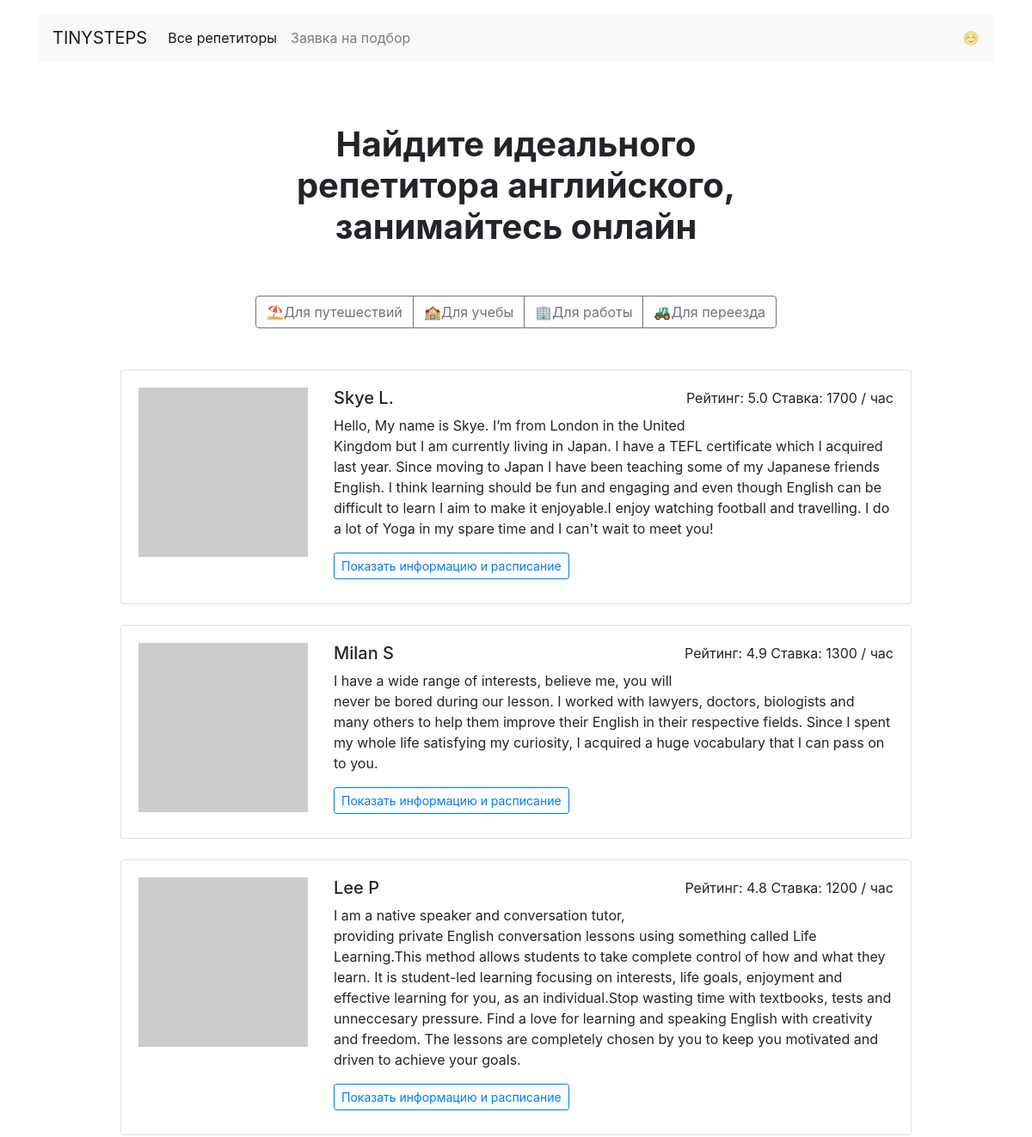
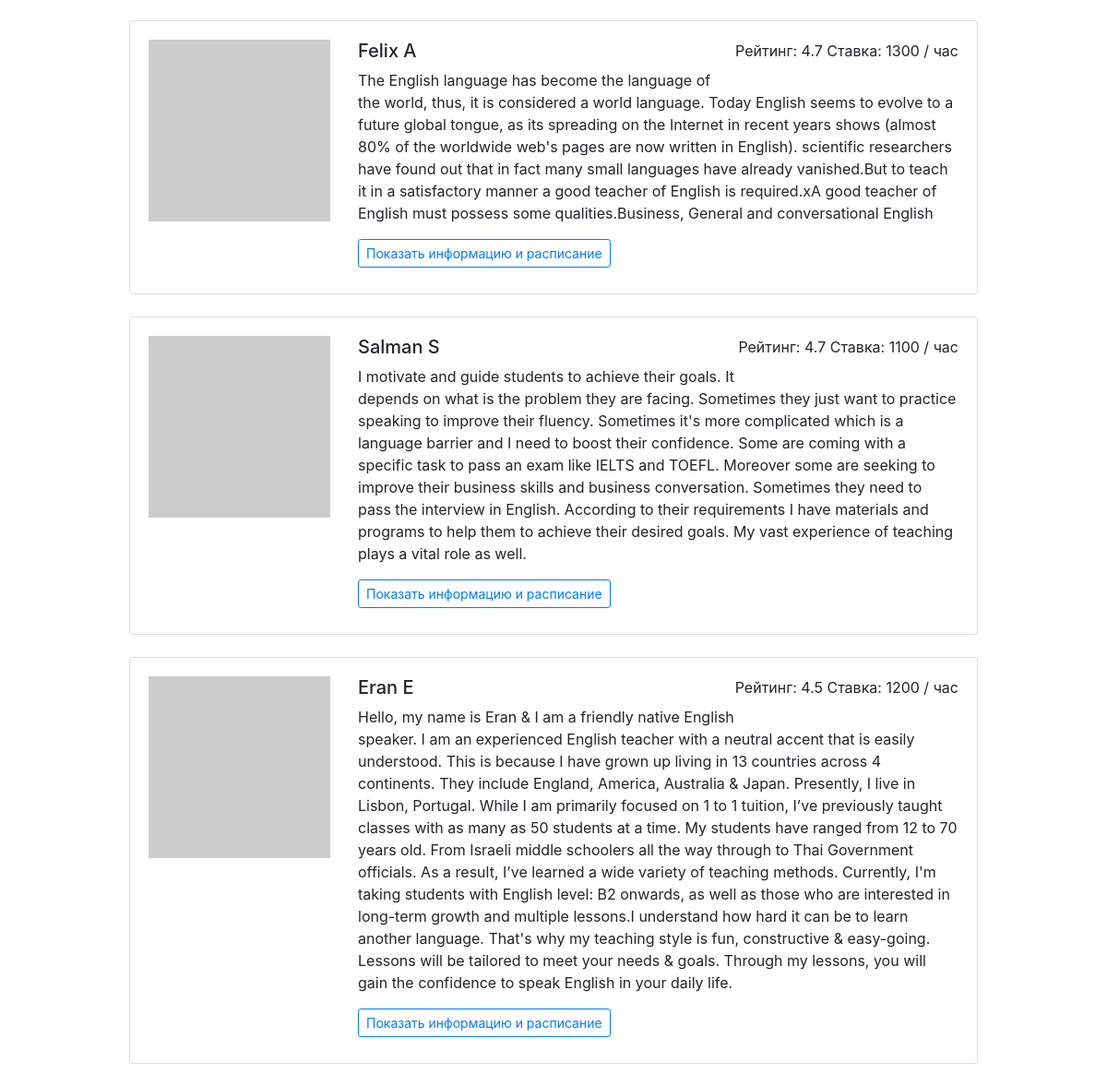
Page /all/ on the committed database (2 pictures, top to bottom).
### models.py (models this page shows, shortened)
class Goal(db.Model):
    __tablename__ = "goals"
    goal_id = db.Column("goal_id", db.Integer, primary_key=True)
    title = db.Column("title", db.String(15))
    title_rus = db.Column('title_rus', db.String(15))
    favicon = db.Column('favicon', db.String(1))
    image_location = db.Column("image_location", db.String(30))
    teachers = db.relationship("Teacher",
                               secondary="teacher_goal",
                               back_populates="goals")
    lesson_requests = db.relationship("RequestLesson", back_populates="goal")

class Teacher(db.Model):
    __tablename__ = "teachers"
    teacher_id = db.Column(db.Integer, primary_key=True)
    name = db.Column(db.String(30), nullable=False)
    picture = db.Column(db.String)
    rating = db.Column(db.Numeric)
    price = db.Column(db.Integer, nullable=False)
    about = db.Column(db.Text)
    shedule = db.Column(db.String, default=shedule, nullable=False)
    goals = db.relationship("Goal",
                            secondary="teacher_goal",
                            back_populates="teachers")
    bookings = db.relationship("Booking", back_populates="teacher")

### blupr_teachers.py (the view)
@blp.route("/all/")
def index_all():
    teachers = Teacher.query.order_by(Teacher.rating.desc()).limit(6)
    return render_template("index.html",
                           teachers=teachers,
                           goals=Goal.query)

### templates/index.html (shortened to what this page needs)
{% extends 'base.html' %}
{%  from 'macros.html' import cards  %}
{% block body %}
  <main class="container mt-3">
    <section>
    <h1 class="h1 text-center mx-auto mt-4 py-5"><strong>Найдите идеального <br>репетитора английского, <br>занимайтесь онлайн</strong></h1>
    <div class="text-center mb-5">
      <div class="btn-group mx-auto mb-0" role="group" aria-label="Basic example">
        {% for goal in goals %}
           <a href="/goals/{{ goal.title }}/" type="button" class="btn btn-outline-secondary">{{ goal.favicon }}{{ goal.title_rus }}</a>
        {% endfor %}
      </div>
    </div>
    </section>
    {{ cards(teachers) }}
  </main>
{% endblock %}

### templates/macros.html (shortened to what this page needs)
{% macro cards(teachers) -%}
    <div class="row">
      <div class="col-12 col-lg-10 offset-lg-1 m-auto">
        {% for teacher in teachers %}
          <div class="card mb-4">
            <div class="card-body">
              <div class="row">
                <div class="col-3"><img src="{{ teacher.picture }}" class="img-fluid" alt=""></div>
                <div class="col-9">
                  <p class="float-right">Рейтинг: {{ teacher.rating | round(1) }} Ставка: {{ teacher.price }} / час</p>
                  <h2 class="h5">{{ teacher.name }}</h2>
                  <p>{{ teacher.about }}</p>
                  <a href="/profiles/{{ teacher.teacher_id }}/" class="btn btn-outline-primary btn-sm mb-2">Показать информацию и расписание</a>
                </div>
              </div>
            </div>
          </div>
        {% endfor %}
      </div>
    </div>
{%- endmacro %}

### rows in the picture
Goal: favicon "⛱", title_rus "Для путешествий"
Goal: favicon "🏫", title_rus "Для учебы"
Goal: favicon "🏢", title_rus "Для работы"
Goal: favicon "🚜", title_rus "Для переезда"
Teacher: rating "5.0", price "1700", name "Skye L.", about "Hello, My name is Skye. I’m from London in the United Kingdom but I am currently living in Japan. I have a TEFL certificate which I acquired last year. Since moving to Japan I have been teaching some of my Japanese friends English. I think learning should be fun and engaging and even though English can be difficult to learn I aim to make it enjoyable.I enjoy watching football and travelling. I do a lot of Yoga in my spare time and I can't wait to meet you!"
Teacher: rating "4.9", price "1300", name "Milan S", about "I have a wide range of interests, believe me, you will never be bored during our lesson. I worked with lawyers, doctors, biologists and many others to help them improve their English in their respective fields. Since I spent my whole life satisfying my curiosity, I acquired a huge vocabulary that I can pass on to you."
Teacher: rating "4.8", price "1200", name "Lee P", about "I am a native speaker and conversation tutor, providing private English conversation lessons using something called Life Learning.This method allows students to take complete control of how and what they learn. It is student-led learning focusing on interests, life goals, enjoyment and effective learning for you, as an individual.Stop wasting time with textbooks, tests and unneccesary pressure. Find a love for learning and speaking English with creativity and freedom. The lessons are completely chosen by you to keep you motivated and driven to achieve your goals."
Teacher: rating "4.7", price "1300", name "Felix A", about "The English language has become the language of the world, thus, it is considered a world language. Today English seems to evolve to a future global tongue, as its spreading on the Internet in recent years shows (almost 80% of the worldwide web's pages are now written in English). scientific researchers have found out that in fact many small languages have already vanished.But to teach it in a satisfactory manner a good teacher of English is required.xA good teacher of English must possess some qualities.Business, General and conversational English"
Teacher: rating "4.7", price "1100", name "Salman S", about "I motivate and guide students to achieve their goals. It depends on what is the problem they are facing. Sometimes they just want to practice speaking to improve their fluency. Sometimes it's more complicated which is a language barrier and I need to boost their confidence. Some are coming with a specific task to pass an exam like IELTS and TOEFL. Moreover some are seeking to improve their business skills and business conversation. Sometimes they need to pass the interview in English. According to their requirements I have materials and programs to help them to achieve their desired goals. My vast experience of teaching plays a vital role as well."
Teacher: rating "4.5", price "1200", name "Eran E", about "Hello, my name is Eran & I am a friendly native English speaker. I am an experienced English teacher with a neutral accent that is easily understood. This is because I have grown up living in 13 countries across 4 continents. They include England, America, Australia & Japan. Presently, I live in Lisbon, Portugal. While I am primarily focused on 1 to 1 tuition, I’ve previously taught classes with as many as 50 students at a time. My students have ranged from 12 to 70 years old. From Israeli middle schoolers all the way through to Thai Government officials. As a result, I’ve learned a wide variety of teaching methods. Currently, I'm taking students with English level: B2 onwards, as well as…"
